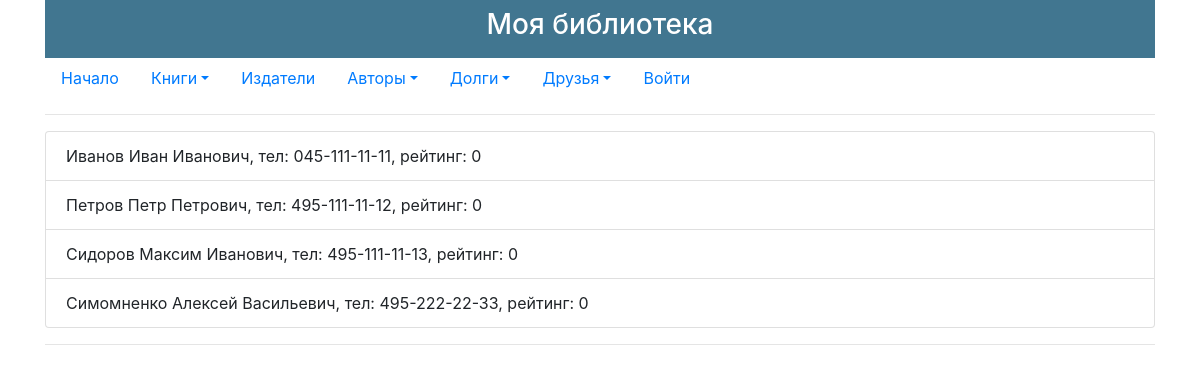
Screenshot of /friend/list with the database file from the repository.
### p_library/models.py (models this page shows, shortened)
class Friend(models.Model):
    full_name = models.TextField()
    phone = models.CharField(max_length=13)
    rating = models.SmallIntegerField(default=0)

### p_library/views.py (the view)
# urls.py: path('friend/list',views.FriendList.as_view(), name = 'friend_list'),
class FriendList(ListView):
    model = Friend
    template_name = 'friends_list.html'

### p_library/templates/friends_list.html
{% extends 'base.html' %}
{% block content %}
    <ul class="list-group">
        {% for friend in object_list %}
            <li class="list-group-item">
                {{ friend.full_name }}, тел: {{ friend.phone }}, рейтинг: {{ friend.rating }}
            </li>
        {% endfor%}
    </ul>
{% endblock %}

### rows the page displays
Friend: full_name "Иванов Иван Иванович", phone "045-111-11-11", rating "0"
Friend: full_name "Петров Петр Петрович", phone "495-111-11-12", rating "0"
Friend: full_name "Сидоров Максим Иванович", phone "495-111-11-13", rating "0"
Friend: full_name "Симомненко Алексей Васильевич", phone "495-222-22-33", rating "0"
